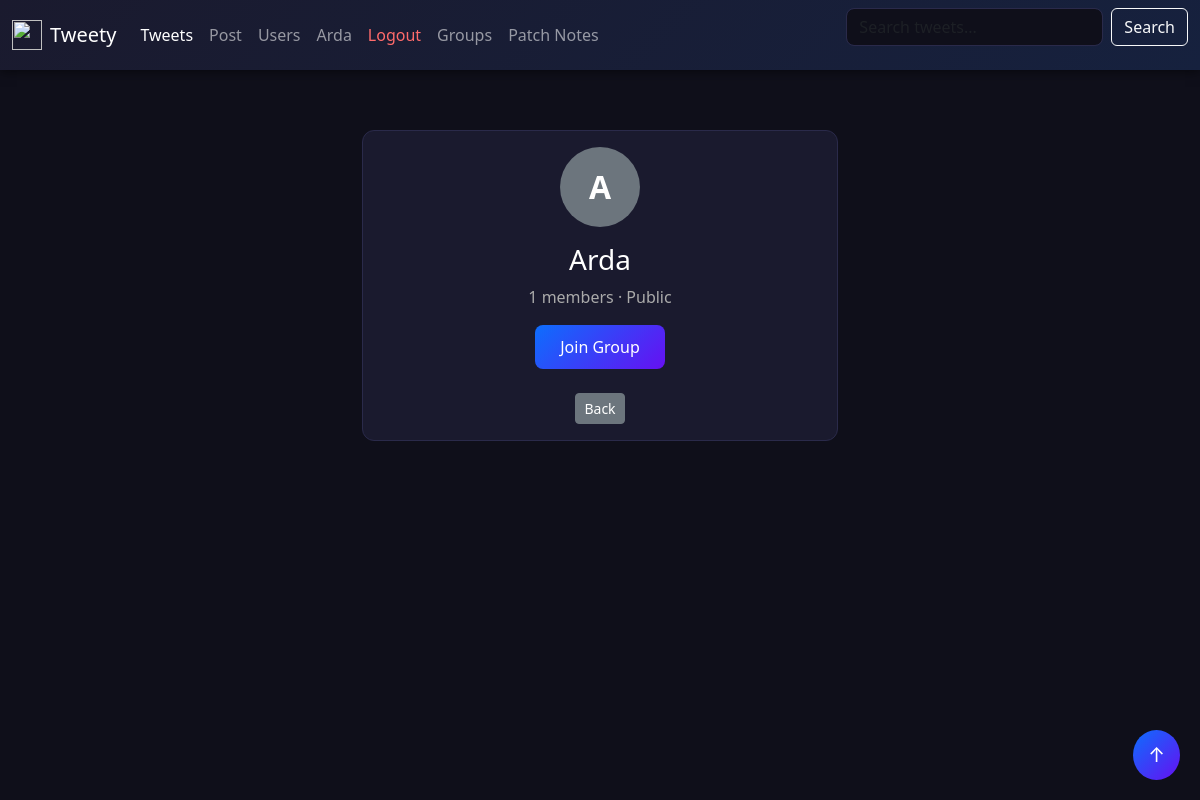
Screenshot of /tweetapp/groups/2/ (signed in) with the database file from the repository.
### tweetapp/models.py (models this page shows, shortened)
class Group(models.Model):
    name = models.CharField(max_length=50)
    description = models.TextField(blank=True)
    image = models.ImageField(upload_to='group_images/', blank=True, null=True)
    creator = models.ForeignKey(User, on_delete=models.CASCADE, related_name='created_groups')
    is_private = models.BooleanField(default=False)
    created_at = models.DateTimeField(auto_now_add=True)

### tweetapp/views.py (the view, shortened to what this page needs)
# urls.py: path('groups/<int:pk>/', views.group_detail, name='group_detail'),
@login_required(login_url='/login/')
def group_detail(request, pk):
    group = models.Group.objects.get(pk=pk)
    is_member = group.memberships.filter(user=request.user).exists()
    if not is_member:
        return render(request, 'tweetapp/group_locked.html', {'group': group})

### tweetapp/templates/tweetapp/group_locked.html (shortened to what this page needs)
{% extends "base.html" %}
{% block content %}
<div class="container text-center" style="max-width: 500px; margin-top: 60px;">
    <div class="card">
        <div class="card-body">
            {% if group.image %}
                <img src="{{ group.image.url }}" class="rounded-circle mb-3" style="width:80px; height:80px; object-fit:cover;">
            {% else %}
                <div class="rounded-circle bg-secondary d-flex align-items-center justify-content-center mx-auto mb-3" style="width:80px; height:80px; font-size:32px; font-weight:bold;">
                    {{ group.name|first|upper }}
                </div>
            {% endif %}
            <h3>{{ group.name }}</h3>
            <p style="color: #aaa;">{{ group.memberships.count }} members {% if group.is_private %}· Private{% else %}· Public{% endif %}</p>
            {% if group.is_private %}
                <p style="color: #ff6b6b;">This group is private. You need an invite to join.</p>
            {% else %}
                <form action="{% url 'tweetapp:group_join' pk=group.pk %}" method="POST">
                    <button class="btn btn-primary">Join Group</button>
                </form>
            {% endif %}
            <a href="{% url 'tweetapp:group_list' %}" class="btn btn-secondary btn-sm mt-2">Back</a>
        </div>
    </div>
</div>
{% endblock %}

### templates/base.html (shortened to what this page needs)
{% load static %}
<html lang="en">
<head>
    <link href="https://cdn.jsdelivr.net/npm/bootstrap@5.3.8/dist/css/bootstrap.min.css" rel="stylesheet">
    <link rel="stylesheet" href="{% static 'tweetapp/customform.css' %}">
</head>
<body class="settingspage">
    <nav class="navbar navbar-expand-md navbar-dark bg-dark mb-4">
        <div class="container-fluid">
            <a class="navbar-brand d-flex align-items-center" href="{% url 'tweetapp:listtweet' %}">
            <img src="https://cdn-icons-png.flaticon.com/512/725/725372.png" width="30" height="30" class="me-2"> Tweety </a>
            <div class="collapse navbar-collapse" id="navbarCollapse">
                <ul class="navbar-nav me-auto mb-2 mb-md-0">
                    <li class="nav-item">
                        <a class="nav-link active" aria-current="page" href="{% url 'tweetapp:listtweet' %}">Tweets</a>
                    </li>
                    <li class="nav-item">
                        <a class="nav-link" href="{% url 'tweetapp:addtweetbyform' %}">Post</a>
                    </li>
                    <li class="nav-item">
                        <a class="nav-link" href="{% url 'tweetapp:userlist' %}">Users</a>
                    </li>
                    {% if user.is_authenticated %}
                    <li class="nav-item">
                        <a class="nav-link" href="{% url 'tweetapp:profile' username=user.username %}">{{ user.username }}</a>
                    </li>
                    <li class="nav-item">
                        <form action="{% url 'logout' %}?next=/tweetapp" method="POST" class="d-inline">
                        <button type="submit" class="nav-link" style="background: none; border: none; color: #ff6b6b; cursor: pointer; font-size: inherit; line-height: inherit; padding: 8px;">Logout</button>
                        </form>
                    </li>
                    {% endif %}
                    <li class="nav-item">
                        <a class="nav-link" href="{% url 'tweetapp:group_list' %}">Groups</a>
                    </li>
                    <li class="nav-item">
                        <a class="nav-link" href="{% url 'tweetapp:patchnotes' %}">Patch Notes</a>
                    </li>
                </ul>
                <form class="d-flex" action="{% url 'tweetapp:searchtweet' %}" method="GET">
                    <input class="form-control me-2" type="search" name="q" placeholder="Search tweets...">
                    <button class="btn btn-outline-light" type="submit">Search</button>
                </form>
            </div>
        </div>
    </nav>
    <a href="#top" class="scroll-top">↑</a>
    {% block content %}
    {% endblock %}
</body>
</html>

### tweetapp/static/tweetapp/customform.css (style rules this page uses)
html { scroll-behavior: smooth; }
body { background-color: #0f0f1a; color: #e0e0e0; }
.navbar { background: linear-gradient(135deg, #1a1a2e, #16213e) !important; box-shadow: 0 2px 10px rgba(0,0,0,0.5); }
.card { background-color: #1a1a2e; color: white; border: 1px solid #2a2a4a; border-radius: 12px; transition: transform 0.2s, box-shadow 0.2s; }
.form-control { background-color: #0f0f1a; color: white; border: 1px solid #2a2a4a; border-radius: 8px; }
.btn-primary { background: linear-gradient(135deg, #0d6efd, #6610f2); border: none; border-radius: 8px; padding: 10px 25px; transition: opacity 0.2s; }
.scroll-top { position: fixed; bottom: 20px; right: 20px; background: linear-gradient(135deg, #0d6efd, #6610f2); color: white; padding: 10px 15px; border-radius: 50%; text-decoration: none; font-size: 20px; z-index: 9999; transition: opacity 0.2s; }
input, textarea, select { background-color: #0f0f1a !important; color: white !important; border: 1px solid #2a2a4a !important; border-radius: 8px; }
.navbar-nav { align-items: center; }
.navbar-nav .nav-link, .navbar-nav form button { padding-top: 8px; padding-bottom: 8px; }

### rows the page displays
Group: name|first "A", name "Arda", memberships.count "1"

### other values shown
{{ user.username }} "Arda"
